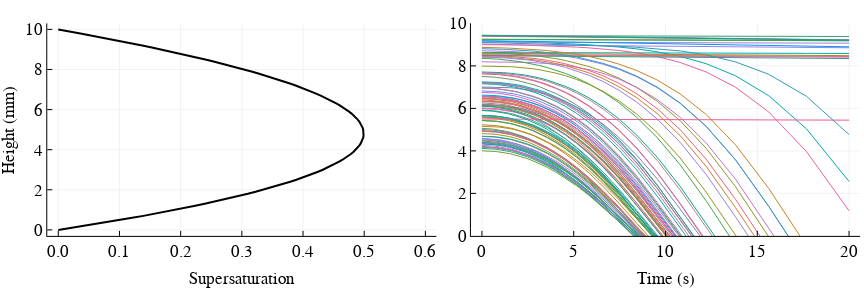

The notebook cell this image was saved under:
### Markdown cell above
### C. Trajectory Visualization

### Code cell
figure("Helvetica", 2, 6,2,8)
sol = solutions[1]
t = exp10.(range(log10(0.0001), stop=log10(20), length=100))
p1 = plot(100*sᶜʰᵃᵐᵇᵉʳ.(0:0.0001:zt, 3.63), 1000*(0:0.0001:zt), color = :black, ytick = [0,2,4,6,8,10], lw = 2, 
    ylabel = "Height (mm)", xlabel = "Supersaturation", xlim = [0, 0.6])
p2 = plot([0, 0], [0, 0], fmt = :svg, ylim = (0,10), xlabel = "Time (s)", legend = :none)
map(i->plot!(t, 1000*(hcat(sol[i](t)...))[2,:]),1:100)
plot(p1, p2, layout = grid(1,2))
